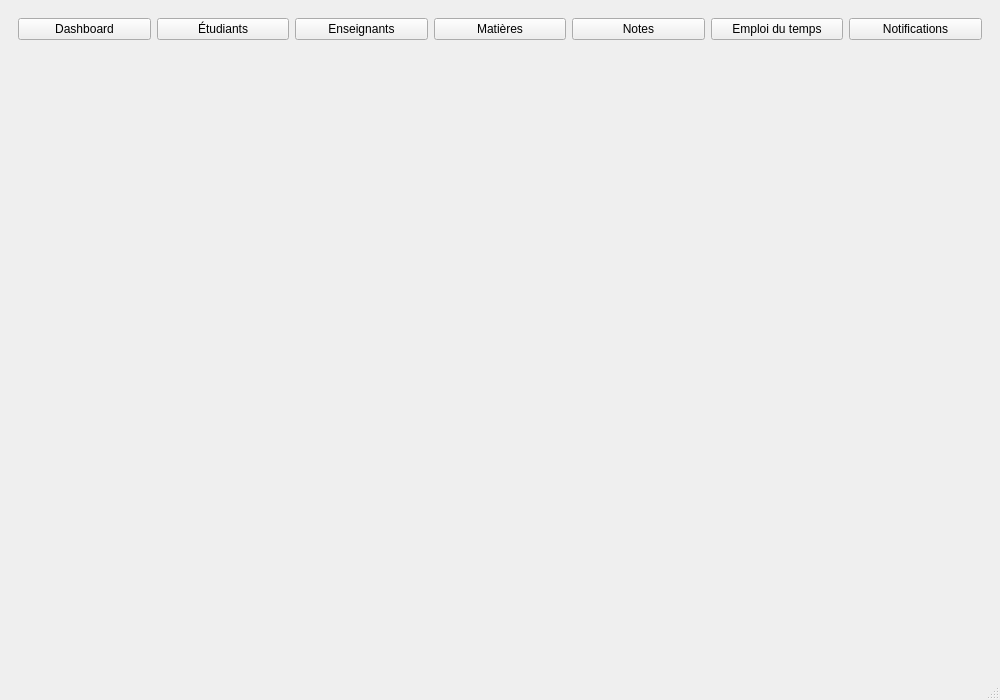
<?xml version="1.0" encoding="UTF-8"?>
<ui version="4.0">
 <class>MainWindow</class>
 <widget class="QMainWindow" name="MainWindow">
  <property name="geometry">
   <rect>
    <x>0</x>
    <y>0</y>
    <width>1000</width>
    <height>700</height>
   </rect>
  </property>
  <property name="windowTitle">
   <string>GestUniversité</string>
  </property>
  <widget class="QWidget" name="centralWidget">
   <layout class="QVBoxLayout" name="verticalLayout">
    <item>
     <widget class="QWidget" name="navWidget" native="true">
      <layout class="QHBoxLayout" name="horizontalLayout">
       <item>
        <widget class="QPushButton" name="btnDashboard">
         <property name="text">
          <string>Dashboard</string>
         </property>
        </widget>
       </item>
       <item>
        <widget class="QPushButton" name="btnEtudiants">
         <property name="text">
          <string>Étudiants</string>
         </property>
        </widget>
       </item>
       <item>
        <widget class="QPushButton" name="btnEnseignants">
         <property name="text">
          <string>Enseignants</string>
         </property>
        </widget>
       </item>
       <item>
        <widget class="QPushButton" name="btnMatieres">
         <property name="text">
          <string>Matières</string>
         </property>
        </widget>
       </item>
       <item>
        <widget class="QPushButton" name="btnNotes">
         <property name="text">
          <string>Notes</string>
         </property>
        </widget>
       </item>
    <item>
     <widget class="QPushButton" name="btnEmploiTemps">
      <property name="text">
       <string>Emploi du temps</string>
      </property>
     </widget>
    </item>
    <item>
     <widget class="QPushButton" name="btnNotifications">
      <property name="text">
       <string>Notifications</string>
      </property>
     </widget>
    </item>
      </layout>
     </widget>
    </item>
    <item>
     <widget class="QStackedWidget" name="stackedPages">
      <property name="currentIndex">
       <number>0</number>
      </property>
     </widget>
    </item>
   </layout>
  </widget>
  <widget class="QStatusBar" name="statusBar"/>
 </widget>
 <resources/>
 <connections/>
</ui>
